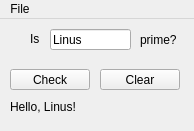
<?xml version="1.0" encoding="UTF-8"?>
<ui version="4.0">
 <class>MainWindow</class>
 <widget class="QMainWindow" name="MainWindow">
  <property name="geometry">
   <rect>
    <x>0</x>
    <y>0</y>
    <width>194</width>
    <height>131</height>
   </rect>
  </property>
  <property name="windowTitle">
   <string>MainWindow</string>
  </property>
  <widget class="QWidget" name="centralwidget">
   <widget class="QLabel" name="label">
    <property name="geometry">
     <rect>
      <x>30</x>
      <y>10</y>
      <width>51</width>
      <height>20</height>
     </rect>
    </property>
    <property name="text">
     <string>Is</string>
    </property>
   </widget>
   <widget class="QLineEdit" name="lineEdit">
    <property name="geometry">
     <rect>
      <x>50</x>
      <y>10</y>
      <width>81</width>
      <height>21</height>
     </rect>
    </property>
    <property name="text">
     <string>Linus</string>
    </property>
   </widget>
   <widget class="QLabel" name="greetingLabel">
    <property name="geometry">
     <rect>
      <x>10</x>
      <y>80</y>
      <width>271</width>
      <height>16</height>
     </rect>
    </property>
    <property name="text">
     <string>Hello, Linus!</string>
    </property>
   </widget>
   <widget class="QPushButton" name="pushButton">
    <property name="geometry">
     <rect>
      <x>100</x>
      <y>50</y>
      <width>80</width>
      <height>21</height>
     </rect>
    </property>
    <property name="text">
     <string>Clear</string>
    </property>
   </widget>
   <widget class="QPushButton" name="pushButton_2">
    <property name="geometry">
     <rect>
      <x>10</x>
      <y>50</y>
      <width>80</width>
      <height>21</height>
     </rect>
    </property>
    <property name="styleSheet">
     <string notr="true"/>
    </property>
    <property name="text">
     <string>Check</string>
    </property>
   </widget>
   <widget class="QLabel" name="label_2">
    <property name="geometry">
     <rect>
      <x>140</x>
      <y>10</y>
      <width>91</width>
      <height>21</height>
     </rect>
    </property>
    <property name="text">
     <string>prime?</string>
    </property>
   </widget>
  </widget>
  <widget class="QMenuBar" name="menubar">
   <property name="geometry">
    <rect>
     <x>0</x>
     <y>0</y>
     <width>194</width>
     <height>19</height>
    </rect>
   </property>
   <widget class="QMenu" name="menuFile">
    <property name="title">
     <string>File</string>
    </property>
    <addaction name="actionQuit"/>
   </widget>
   <addaction name="menuFile"/>
  </widget>
  <action name="actionQuit">
   <property name="text">
    <string>Quit</string>
   </property>
  </action>
 </widget>
 <resources/>
 <connections/>
</ui>
